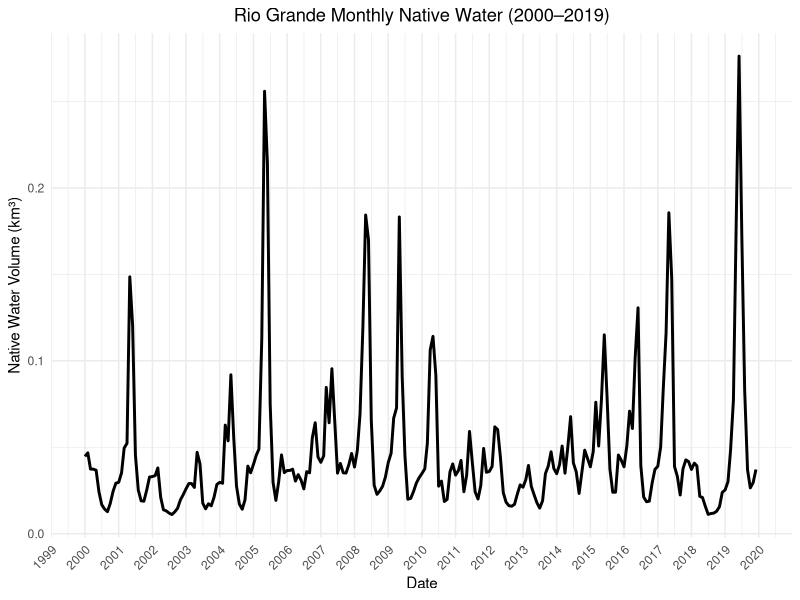

Write R code to recreate this figure.


# -------------------------------
# Title       : RG_Nativewater
# Author      : Kyungmin Kim
# Last update : 2025-07-01
# Purpose     : Preprocess Rio Grande Native water
# Data Source : Streamflow data in Rio Chama and Rio Grande Basin
# Notes       :
# -------------------------------

# Set working directory

#setwd("/Users/kyungminkim/Code/project-westernwaternetwork/Preprocessing/RG") #Mac
setwd("C:\\Users\\kyungmi1\\Documents\\Code\\project-westernwaternetwork\\Preprocessing\\RG") #Window

# Load required libraries

library(tidyverse)

# Load Embudo data (QRGUP) and preprocess (Rio Grande Native flow)

Embudo <- read.csv("Embudo_discharge_monthly.csv")

Embudo <- Embudo %>%
  rename(
    YEAR = X4s,
    MONTH = X2s,
    monthly_avg_flow_cfs = Mean.Discharge.cfs.
  )

# Add date column to Embudo

Embudo <- Embudo %>%
  mutate(DATE = as.Date(paste(YEAR, MONTH, 1, sep = "-")))

# Convert monthly mean discharge (cfs) to total monthly volume (cfs-month)

Embudo <- Embudo %>%
  mutate(monthly_total_volume_cfs_month = monthly_avg_flow_cfs * 60 * 60 *
           24 * 30)

# Convert total monthly volume (cfs-month) to km³

Embudo <- Embudo %>%
  mutate(monthly_total_volume_km3	 = monthly_total_volume_cfs_month * 2.8317 *
           10^(-11))

# Plot total native water volume for Colorado (2000–2019)

ggplot(Embudo, aes(x = DATE, y = monthly_total_volume_km3	)) +
  geom_line(size = 1) +
  labs(title = "Rio Grande Monthly Native Water (2000–2019)", x = "Date", y = "Native Water Volume (km³)") +
  scale_x_date(limits = as.Date(c("2000-01-01", "2019-12-31")),
               date_labels = "%Y",
               date_breaks = "1 year") +
  theme_minimal() +
  theme(axis.text.x = element_text(angle = 45, hjust = 1),
        plot.title = element_text(hjust = 0.5))

# Load San Antonio data and process

Sanantonio <- read.csv("USGS 08355490 RIO GRANDE ABOVE US HWY 380 NR SAN ANTONIO, NM.csv")

Sanantonio <- Sanantonio %>%
  rename(
    YEAR = X4s,
    MONTH = X2s,
    monthly_avg_flow_cfs = X12n
  )


# Add date column to Sanantonio

Sanantonio <- Sanantonio %>%
  mutate(DATE = as.Date(paste(YEAR, MONTH, 1, sep = "-")))

# Convert monthly mean discharge (cfs) to total monthly volume (cfs-month)

Sanantonio <- Sanantonio %>%
  mutate(monthly_total_volume_cfs_month = monthly_avg_flow_cfs * 60 * 60 *
           24 * 30)

# Convert total monthly volume (cfs-month) to km³

Sanantonio <- Sanantonio %>%
  mutate(monthly_total_volume_km3	 = monthly_total_volume_cfs_month * 2.8317 *
           10^(-11))


# Load Rio Chama data and process

# USGS 08284100 RIO CHAMA NEAR LA PUENTE, NM

Lapuente <- read.csv("USGS 08284100 RIO CHAMA NEAR LA PUENTE, NM.csv")

Lapuente <- Lapuente %>%
  rename(
    YEAR = X4s,
    MONTH = X2s,
    monthly_avg_flow_cfs = X12n
  )


# Add date column to Lapuente

Lapuente <- Lapuente %>%
  mutate(DATE = as.Date(paste(YEAR, MONTH, 1, sep = "-")))

# Convert monthly mean discharge (cfs) to total monthly volume (cfs-month)

Lapuente <- Lapuente %>%
  mutate(monthly_total_volume_cfs_month = monthly_avg_flow_cfs * 60 * 60 *
           24 * 30)

# Convert total monthly volume (cfs-month) to km³

Lapuente <- Lapuente %>%
  mutate(monthly_total_volume_km3 = monthly_total_volume_cfs_month * 2.8317 *
           10^(-11))

# USGS 08290000 RIO CHAMA NEAR CHAMITA, NM.csv

Chamita <- read.csv("USGS 08290000 RIO CHAMA NEAR CHAMITA, NM.csv")

Chamita <- Chamita %>%
  rename(
    YEAR = X4s,
    MONTH = X2s,
    monthly_avg_flow_cfs = X12n
  )


# Add date column to Chamita

Chamita <- Chamita %>%
  mutate(DATE = as.Date(paste(YEAR, MONTH, 1, sep = "-")))

# Convert monthly mean discharge (cfs) to total monthly volume (cfs-month)

Chamita <- Chamita %>%
  mutate(monthly_total_volume_cfs_month = monthly_avg_flow_cfs * 60 * 60 *
           24 * 30)

# Convert total monthly volume (cfs-month) to km³

Chamita <- Chamita %>%
  mutate(monthly_total_volume_km3 = monthly_total_volume_cfs_month * 2.8317 *
           10^(-11))

# USGS 08289000 RIO OJO CALIENTE AT LA MADERA, NM.csv

Lamadera <- read.csv("USGS 08289000 RIO OJO CALIENTE AT LA MADERA, NM.csv")

Lamadera <- Lamadera %>%
  rename(
    YEAR = X4s,
    MONTH = X2s,
    monthly_avg_flow_cfs = X12n
  )


# Add date column to Lamadera

Lamadera <- Lamadera %>%
  mutate(DATE = as.Date(paste(YEAR, MONTH, 1, sep = "-")))

# Convert monthly mean discharge (cfs) to total monthly volume (cfs-month)

Lamadera <- Lamadera %>%
  mutate(monthly_total_volume_cfs_month = monthly_avg_flow_cfs * 60 * 60 *
           24 * 30)

# Convert total monthly volume (cfs-month) to km³

Lamadera <- Lamadera %>%
  mutate(monthly_total_volume_km3 = monthly_total_volume_cfs_month * 2.8317 *
           10^(-11))

# USGS 08285500 RIO CHAMA BELOW EL VADO DAM, NM.csv

belowelvado <- read.csv("USGS 08285500 RIO CHAMA BELOW EL VADO DAM, NM.csv")

belowelvado <- belowelvado %>%
  rename(
    YEAR = X4s,
    MONTH = X2s,
    monthly_avg_flow_cfs = X12n
  )


# Add date column to belowelvado

belowelvado <- belowelvado %>%
  mutate(DATE = as.Date(paste(YEAR, MONTH, 1, sep = "-")))

# Convert monthly mean discharge (cfs) to total monthly volume (cfs-month)

belowelvado <- belowelvado %>%
  mutate(monthly_total_volume_cfs_month = monthly_avg_flow_cfs * 60 * 60 *
           24 * 30)

# Convert total monthly volume (cfs-month) to km³

belowelvado <- belowelvado %>%
  mutate(monthly_total_volume_km3 = monthly_total_volume_cfs_month * 2.8317 *
           10^(-11))

# USGS 08286500 RIO CHAMA ABOVE ABIQUIU RESERVOIR, NM.csv

aboveabiquiu <- read.csv("USGS 08286500 RIO CHAMA ABOVE ABIQUIU RESERVOIR, NM.csv")

aboveabiquiu <- aboveabiquiu %>%
  rename(
    YEAR = X4s,
    MONTH = X2s,
    monthly_avg_flow_cfs = X12n
  )


# Add date column to aboveabiquiu

aboveabiquiu <- aboveabiquiu %>%
  mutate(DATE = as.Date(paste(YEAR, MONTH, 1, sep = "-")))

# Convert monthly mean discharge (cfs) to total monthly volume (cfs-month)

aboveabiquiu <- aboveabiquiu %>%
  mutate(monthly_total_volume_cfs_month = monthly_avg_flow_cfs * 60 * 60 *
           24 * 30)

# Convert total monthly volume (cfs-month) to km³

aboveabiquiu <- aboveabiquiu %>%
  mutate(monthly_total_volume_km3 = monthly_total_volume_cfs_month * 2.8317 *
           10^(-11))

# USGS 08287000 RIO CHAMA BELOW ABIQUIU DAM, NM.csv

belowabiquiu <- read.csv("USGS 08287000 RIO CHAMA BELOW ABIQUIU DAM, NM.csv")

belowabiquiu <- belowabiquiu %>%
  rename(
    YEAR = X4s,
    MONTH = X2s,
    monthly_avg_flow_cfs = X12n
  )


# Add date column to belowabiquiu

belowabiquiu <- belowabiquiu %>%
  mutate(DATE = as.Date(paste(YEAR, MONTH, 1, sep = "-")))

# Convert monthly mean discharge (cfs) to total monthly volume (cfs-month)

belowabiquiu <- belowabiquiu %>%
  mutate(monthly_total_volume_cfs_month = monthly_avg_flow_cfs * 60 * 60 *
           24 * 30)

# Convert total monthly volume (cfs-month) to km³

belowabiquiu <- belowabiquiu %>%
  mutate(monthly_total_volume_km3 = monthly_total_volume_cfs_month * 2.8317 *
           10^(-11))

# Calculate tributaries

# QRCTRI1

QRCTRI1 <- aboveabiquiu %>%
  select(YEAR, MONTH, DATE, aboveabiquiu.km3 = monthly_total_volume_km3) %>%
  left_join(belowelvado %>%
              select(DATE, belowelvado.km3 = monthly_total_volume_km3),
            by = "DATE") %>%
  mutate(QRCTRI1.km3 = aboveabiquiu.km3 - belowelvado.km3)

# QRCTRI2

QRCTRI2 <- aboveabiquiu %>%
  select(YEAR, MONTH, DATE, aboveabiquiu.km3 = monthly_total_volume_km3) %>%
  left_join(belowabiquiu %>%
              select(DATE, belowabiquiu.km3 = monthly_total_volume_km3),
            by = "DATE") %>%
  mutate(QRCTRI2.km3 = belowabiquiu.km3 - aboveabiquiu.km3)

# QRCTRI3

QRCTRI3 <- belowabiquiu %>%
  select(YEAR, MONTH, DATE, belowabiquiu.km3 = monthly_total_volume_km3) %>%
  left_join(Lamadera %>%
              select(DATE, Lamadera.km3 = monthly_total_volume_km3),
            by = "DATE") %>%
  left_join(Chamita %>%
              select(DATE, Chamita.km3 = monthly_total_volume_km3),
            by = "DATE") %>%
  mutate(QRCTRI3.km3 = Chamita.km3 - Lamadera.km3 - belowabiquiu.km3)

# QRCTRI

QRCTRI = QRCTRI1 %>%
  select(YEAR, MONTH, DATE, QRCTRI1.km3) %>%
  left_join(QRCTRI2 %>%
              select(DATE, QRCTRI2.km3), by = "DATE") %>%
  left_join(QRCTRI3 %>%
              select(DATE, QRCTRI3.km3), by = "DATE") %>%
  left_join(Lamadera %>%
              select(DATE, Lamadera.km3 = monthly_total_volume_km3), by = "DATE") %>%
  mutate(QRCTRI.km3 = QRCTRI1.km3 + QRCTRI2.km3 + QRCTRI3.km3 + Lamadera.km3)

